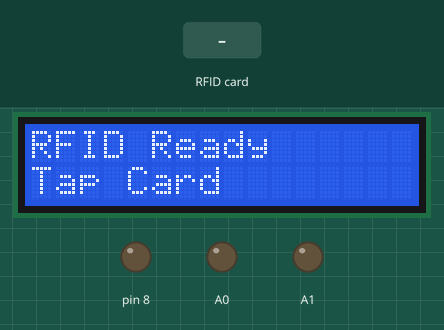
The sketch below on a simulated Arduino Uno, built with avr-gcc and run on an emulated ATmega328P. On the bench: 16×2 character LCD, output pins drawn as LEDs (lit = HIGH). The inputs (shaded band) are chosen by the test bench. Pins used as bus, display or sensor lines are not drawn.

Above: at 1.3 s.
1.4 s: RFID card 90 89 36 52 held to the reader
At 1.5 s:
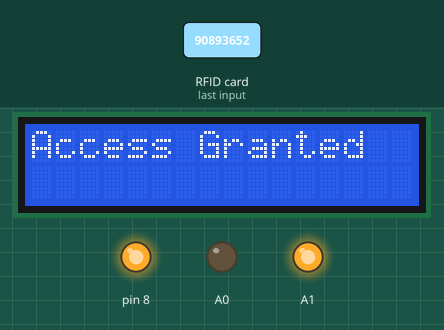
At 2.7 s:
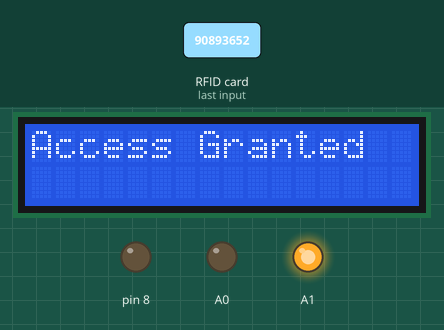
4.4 s: RFID card 5E 7A 19 C4 held to the reader
At 5.1 s:
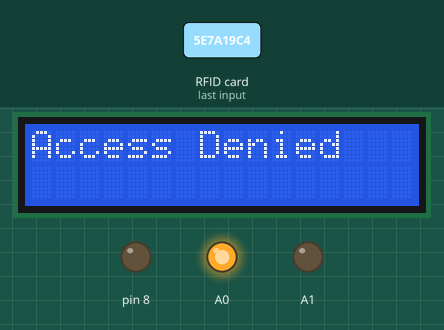
Timing chart, 0 to 8.3 s (numbered marks = the images above; inputs shaded):
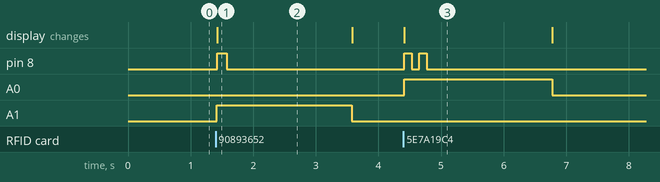

The sketch:

rfid_access_control.ino
```cpp
#include <SPI.h>
#include <MFRC522.h>
#include <LiquidCrystal.h>
MFRC522 rfid(10, 9);
LiquidCrystal lcd(7, 6,5, 4,3, 2);
byte allowedUID[4] = {0x90, 0x89, 0x36, 0x52};
void setup() {
pinMode(A0, OUTPUT);
pinMode(A1, OUTPUT);
pinMode(8, OUTPUT);
lcd.begin(16, 2);
lcd.print("RFID Ready");
lcd.setCursor(0, 1);
lcd.print("Tap Card");
SPI.begin();
rfid.PCD_Init();
}
void loop() {
if (!rfid.PICC_IsNewCardPresent()) {
return;
}
if (!rfid.PICC_ReadCardSerial()) {
return;
}
int correct = 1;
for (int i = 0; i < 4; i++) {
if (rfid.uid.uidByte[i] != allowedUID[i]) {
correct = 0;
}
}
if (correct == 1) {
digitalWrite(A1, HIGH);
digitalWrite(A0, LOW);
lcd.clear();
lcd.print("Access Granted");
digitalWrite(8, HIGH);
delay(150);
digitalWrite(8, LOW);
}
else {
digitalWrite(A0, HIGH);
digitalWrite(A1, LOW);
lcd.clear();
lcd.print("Access Denied");
digitalWrite(8, HIGH);
delay(120);
digitalWrite(8, LOW);
delay(120);
digitalWrite(8, HIGH);
delay(120);
digitalWrite(8, LOW);
}
rfid.PICC_HaltA();
rfid.PCD_StopCrypto1();
delay(2000);
digitalWrite(A0, LOW);
digitalWrite(A1, LOW);
lcd.clear();
lcd.print("RFID Ready");
lcd.setCursor(0, 1);
lcd.print("Tap Card");
}
```

Measured:
- after the input at 1.4 s, pin 8: LOW → HIGH at once, → LOW 0.15 s later; A1: LOW → HIGH at once, → LOW 2.2 s later; the display: changes at once (image 1)
- after the input at 4.4 s, pin 8: alternates HIGH for 0.12 s and LOW for 0.12 s, 4 changes in all, then stays LOW, starting at once; A0: LOW → HIGH at once, → LOW 2.4 s later; the display: changes at once (image 3)
- what the display in image 1 shows lasts 2.2 s, from 1.4 s to 3.6 s
- what the display in image 3 shows lasts 2.4 s, from 4.4 s to 6.8 s
